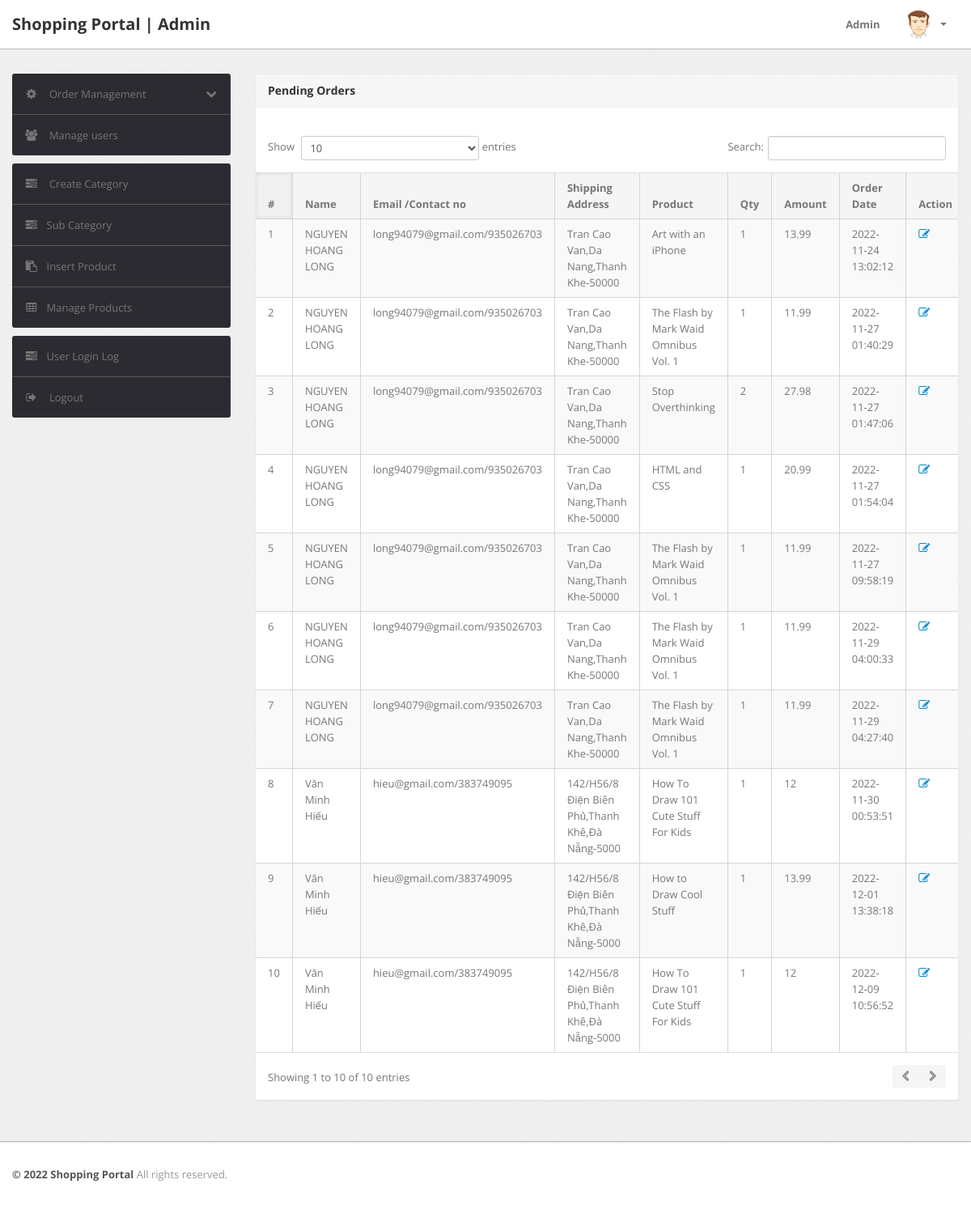
The app's page /admin/delivered-orders.php (signed in) with its own data.
### tables this page shows
CREATE TABLE `orders` (
  `id` int(11) NOT NULL,
  `userId` int(11) DEFAULT NULL,
  `productId` varchar(255) DEFAULT NULL,
  `quantity` int(11) DEFAULT NULL,
  `orderDate` timestamp NOT NULL DEFAULT current_timestamp(),
  `paymentMethod` varchar(50) DEFAULT NULL,
  `orderStatus` varchar(55) DEFAULT NULL
);

CREATE TABLE `users` (
  `id` int(11) NOT NULL,
  `name` varchar(255) DEFAULT NULL,
  `email` varchar(255) DEFAULT NULL,
  `contactno` bigint(11) DEFAULT NULL,
  `password` varchar(255) DEFAULT NULL,
  `shippingAddress` longtext DEFAULT NULL,
  `shippingState` varchar(255) DEFAULT NULL,
  `shippingCity` varchar(255) DEFAULT NULL,
  `shippingPincode` int(11) DEFAULT NULL,
  `billingAddress` longtext DEFAULT NULL,
  `billingState` varchar(255) DEFAULT NULL,
  `billingCity` varchar(255) DEFAULT NULL,
  `billingPincode` int(11) DEFAULT NULL,
  `regDate` timestamp NOT NULL DEFAULT current_timestamp(),
  `updationDate` varchar(255) DEFAULT NULL
);

CREATE TABLE `products` (
  `id` int(11) NOT NULL,
  `category` int(11) NOT NULL,
  `subCategory` int(11) DEFAULT NULL,
  `productName` varchar(255) DEFAULT NULL,
  `productCompany` varchar(255) DEFAULT NULL,
  `productPrice` double(8,2) DEFAULT NULL,
  `productPriceBeforeDiscount` double(8,2) DEFAULT NULL,
  `productDescription` longtext DEFAULT NULL,
  `productImage1` varchar(255) DEFAULT NULL,
  `productImage2` varchar(255) DEFAULT NULL,
  `productImage3` varchar(255) DEFAULT NULL,
  `shippingCharge` int(11) DEFAULT NULL,
  `productAvailability` varchar(255) DEFAULT NULL,
  `postingDate` timestamp NULL DEFAULT current_timestamp(),
  `updationDate` varchar(255) DEFAULT NULL
);

### admin/delivered-orders.php (the view, shortened to what this page needs)
<?php
include('include/config.php');
if(strlen($_SESSION['alogin'])==0)
	{
header('location:index.php');
}
else{
?>
<!DOCTYPE html>
<html lang="en">
<head>
	<link type="text/css" href="bootstrap/css/bootstrap.min.css" rel="stylesheet">
	<link type="text/css" href="bootstrap/css/bootstrap-responsive.min.css" rel="stylesheet">
	<link type="text/css" href="css/theme.css" rel="stylesheet">
	<link type="text/css" href="images/icons/css/font-awesome.css" rel="stylesheet">
</head>
<body>
<?php include('include/header.php');?>
	<div class="wrapper">
		<div class="container">
			<div class="row">
<?php include('include/sidebar.php');?>
			<div class="span9">
					<div class="content">
	<div class="module">
							<div class="module-head">
								<h3>Pending Orders</h3>
							</div>
							<div class="module-body table">
									<br />
								<table cellpadding="0" cellspacing="0" border="0" class="datatable-1 table table-bordered table-striped	 display table-responsive" >
									<thead>
										<tr>
											<th>#</th>
											<th> Name</th>
											<th width="50">Email /Contact no</th>
											<th>Shipping Address</th>
											<th>Product </th>
											<th>Qty </th>
											<th>Amount </th>
											<th>Order Date</th>
											<th>Action</th>
										</tr>
									</thead>
<tbody>
<?php
$st='Delivered';
$query=mysqli_query($con,"select users.name as username,users.email as useremail,users.contactno as usercontact,users.shippingAddress as shippingaddress,users.shippingCity as shippingcity,users.shippingState as shippingstate,users.shippingPincode as shippingpincode,products.productName as productname,products.shippingCharge as shippingcharge,orders.quantity as quantity,orders.orderDate as orderdate,products.productPrice as productprice,orders.id as id  from orders join users on  orders.userId=users.id join products on products.id=orders.productId where orders.orderStatus='$st'");
$cnt=1;
while($row=mysqli_fetch_array($query))
{
?>
										<tr>
											<td><?php echo htmlentities($cnt);?></td>
											<td><?php echo htmlentities($row['username']);?></td>
											<td><?php echo htmlentities($row['useremail']);?>/<?php echo htmlentities($row['usercontact']);?></td>
											<td><?php echo htmlentities($row['shippingaddress'].",".$row['shippingcity'].",".$row['shippingstate']."-".$row['shippingpincode']);?></td>
											<td><?php echo htmlentities($row['productname']);?></td>
											<td><?php echo htmlentities($row['quantity']);?></td>
											<td><?php echo htmlentities($row['quantity']*$row['productprice']+$row['shippingcharge']);?></td>
											<td><?php echo htmlentities($row['orderdate']);?></td>
											<td>    <a href="updateorder.php?oid=<?php echo htmlentities($row['id']);?>" title="Update order" target="_blank"><i class="icon-edit"></i></a>
											</td>
											</tr>
										<?php $cnt=$cnt+1; } ?>
										</tbody>
								</table>
							</div>
						</div>
					</div>
				</div>
			</div>
		</div>
	</div>
<?php include('include/footer.php');?>
</body>
<?php } ?>

### records on screen
orders: userId.name "NGUYEN HOANG LONG", userId.email "long94079@gmail.com", userId.contactno "935026703", userId.shippingPincode "Tran Cao Van,Da Nang,Thanh Khe-50000", productId.productName "Art with an iPhone", quantity "1", $row['quantity']*$row['productprice']+$row['shippingcharge'] "13.99", orderDate "2022-11-24 13:02:12"
orders: userId.name "NGUYEN HOANG LONG", userId.email "long94079@gmail.com", userId.contactno "935026703", userId.shippingPincode "Tran Cao Van,Da Nang,Thanh Khe-50000", productId.productName "The Flash by Mark Waid Omnibus Vol. 1", quantity "1", $row['quantity']*$row['productprice']+$row['shippingcharge'] "11.99", orderDate "2022-11-27 01:40:29"
orders: userId.name "NGUYEN HOANG LONG", userId.email "long94079@gmail.com", userId.contactno "935026703", userId.shippingPincode "Tran Cao Van,Da Nang,Thanh Khe-50000", productId.productName "Stop Overthinking", quantity "2", $row['quantity']*$row['productprice']+$row['shippingcharge'] "27.98", orderDate "2022-11-27 01:47:06"
orders: userId.name "NGUYEN HOANG LONG", userId.email "long94079@gmail.com", userId.contactno "935026703", userId.shippingPincode "Tran Cao Van,Da Nang,Thanh Khe-50000", productId.productName "HTML and CSS", quantity "1", $row['quantity']*$row['productprice']+$row['shippingcharge'] "20.99", orderDate "2022-11-27 01:54:04"
orders: userId.name "NGUYEN HOANG LONG", userId.email "long94079@gmail.com", userId.contactno "935026703", userId.shippingPincode "Tran Cao Van,Da Nang,Thanh Khe-50000", productId.productName "The Flash by Mark Waid Omnibus Vol. 1", quantity "1", $row['quantity']*$row['productprice']+$row['shippingcharge'] "11.99", orderDate "2022-11-27 09:58:19"
orders: userId.name "NGUYEN HOANG LONG", userId.email "long94079@gmail.com", userId.contactno "935026703", userId.shippingPincode "Tran Cao Van,Da Nang,Thanh Khe-50000", productId.productName "The Flash by Mark Waid Omnibus Vol. 1", quantity "1", $row['quantity']*$row['productprice']+$row['shippingcharge'] "11.99", orderDate "2022-11-29 04:00:33"
orders: userId.name "NGUYEN HOANG LONG", userId.email "long94079@gmail.com", userId.contactno "935026703", userId.shippingPincode "Tran Cao Van,Da Nang,Thanh Khe-50000", productId.productName "The Flash by Mark Waid Omnibus Vol. 1", quantity "1", $row['quantity']*$row['productprice']+$row['shippingcharge'] "11.99", orderDate "2022-11-29 04:27:40"
orders: userId.name "Văn Minh Hiếu", userId.email "hieu@gmail.com", userId.contactno "383749095", userId.shippingPincode "142/H56/8 Điện Biên Phủ,Thanh Khê,Đà Nẵng-5000", productId.productName "How To Draw 101 Cute Stuff For Kids", quantity "1", $row['quantity']*$row['productprice']+$row['shippingcharge'] "12", orderDate "2022-11-30 00:53:51"
orders: userId.name "Văn Minh Hiếu", userId.email "hieu@gmail.com", userId.contactno "383749095", userId.shippingPincode "142/H56/8 Điện Biên Phủ,Thanh Khê,Đà Nẵng-5000", productId.productName "How to Draw Cool Stuff", quantity "1", $row['quantity']*$row['productprice']+$row['shippingcharge'] "13.99", orderDate "2022-12-01 13:38:18"
orders: userId.name "Văn Minh Hiếu", userId.email "hieu@gmail.com", userId.contactno "383749095", userId.shippingPincode "142/H56/8 Điện Biên Phủ,Thanh Khê,Đà Nẵng-5000", productId.productName "How To Draw 101 Cute Stuff For Kids", quantity "1", $row['quantity']*$row['productprice']+$row['shippingcharge'] "12", orderDate "2022-12-09 10:56:52"
